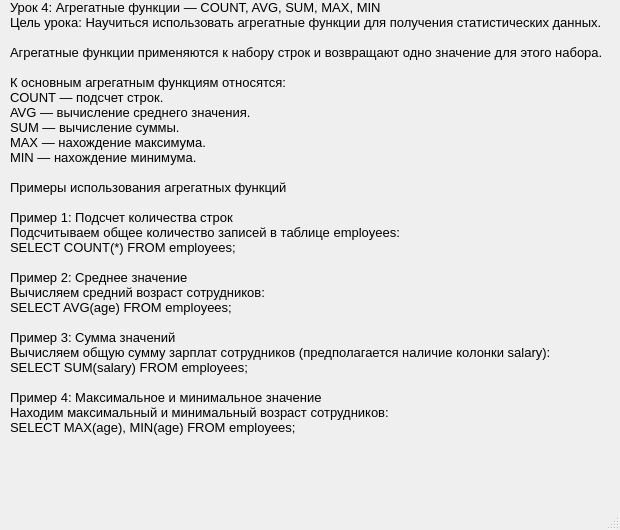
<?xml version="1.0" encoding="UTF-8"?>
<ui version="4.0">
 <class>lesson4</class>
 <widget class="QMainWindow" name="lesson4">
  <property name="geometry">
   <rect>
    <x>0</x>
    <y>0</y>
    <width>620</width>
    <height>530</height>
   </rect>
  </property>
  <property name="windowTitle">
   <string>MainWindow</string>
  </property>
  <widget class="QWidget" name="centralwidget">
   <widget class="QLabel" name="label">
    <property name="geometry">
     <rect>
      <x>10</x>
      <y>0</y>
      <width>600</width>
      <height>470</height>
     </rect>
    </property>
    <property name="font">
     <font>
      <pointsize>10</pointsize>
     </font>
    </property>
    <property name="text">
     <string>Урок 4: Агрегатные функции — COUNT, AVG, SUM, MAX, MIN
Цель урока: Научиться использовать агрегатные функции для получения статистических данных.

Агрегатные функции применяются к набору строк и возвращают одно значение для этого набора. 

К основным агрегатным функциям относятся:
COUNT — подсчет строк.
AVG — вычисление среднего значения.
SUM — вычисление суммы.
MAX — нахождение максимума.
MIN — нахождение минимума.

Примеры использования агрегатных функций

Пример 1: Подсчет количества строк
Подсчитываем общее количество записей в таблице employees:
SELECT COUNT(*) FROM employees;

Пример 2: Среднее значение
Вычисляем средний возраст сотрудников:
SELECT AVG(age) FROM employees;

Пример 3: Сумма значений
Вычисляем общую сумму зарплат сотрудников (предполагается наличие колонки salary):
SELECT SUM(salary) FROM employees;

Пример 4: Максимальное и минимальное значение
Находим максимальный и минимальный возраст сотрудников:
SELECT MAX(age), MIN(age) FROM employees;</string>
    </property>
    <property name="alignment">
     <set>Qt::AlignLeading|Qt::AlignLeft|Qt::AlignTop</set>
    </property>
   </widget>
  </widget>
  <widget class="QMenuBar" name="menubar">
   <property name="geometry">
    <rect>
     <x>0</x>
     <y>0</y>
     <width>620</width>
     <height>21</height>
    </rect>
   </property>
  </widget>
  <widget class="QStatusBar" name="statusbar"/>
 </widget>
 <resources/>
 <connections/>
</ui>
